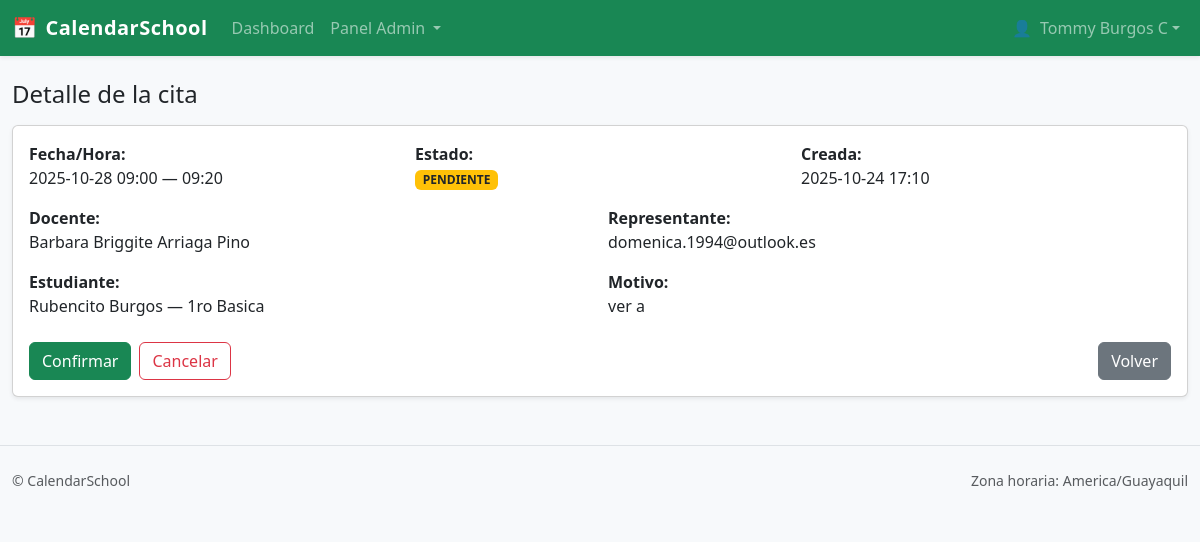
Page /panel/admin/citas/4/ (signed in) on the committed database.
### user/models.py (models this page shows, shortened)
class User(AbstractUser):
    cedula = models.CharField(
        max_length=20, unique=True, null=True, blank=True,
        validators=[RegexValidator(r"^\d{8,20}$", "Cédula inválida (8–20 dígitos).")]
    )
    email = models.EmailField(unique=True, null=True, blank=True)
    imgPerfil = models.ImageField(upload_to="users/", default="imageDefault.png")
    rol = models.ForeignKey("user.Rol", null=True, blank=True, on_delete=models.SET_NULL, related_name="usuarios")

### turnos/models.py (models this page shows, shortened)
class Cita(models.Model):
    docente = models.ForeignKey(
        PerfilDocente, on_delete=models.PROTECT, related_name="citas"
    )
    representante = models.ForeignKey(
        settings.AUTH_USER_MODEL, on_delete=models.PROTECT, related_name="citas"
    )
    curso_estudiante = models.CharField(max_length=100)   # p.ej. "8vo A", "2do BGU"
    nombre_estudiante = models.CharField(max_length=120)  # nombre del representado
    motivo = models.TextField()
    inicio = models.DateTimeField()
    fin = models.DateTimeField()
    estado = models.CharField(
        max_length=12, choices=EstadoCita.choices, default=EstadoCita.PENDIENTE
    )
    creada_en = models.DateTimeField(auto_now_add=True)
    cancelada_por = models.ForeignKey(
        settings.AUTH_USER_MODEL,
        null=True,
        blank=True,
        on_delete=models.SET_NULL,
        related_name="citas_canceladas",
    )
    motivo_cancelacion = models.CharField(max_length=255, blank=True)
    estudiante = models.ForeignKey(
        'turnos.Estudiante',
        null=True, blank=True,
        on_delete=models.SET_NULL,
        related_name="citas"
    )
    class Meta:
        verbose_name = "Cita"
        verbose_name_plural = "Citas"
        ordering = ("docente", "inicio")
        constraints = [
            models.UniqueConstraint(
                fields=["docente", "inicio", "fin"], name="unica_cita_docente_rango"
            ),
            models.CheckConstraint(
                check=models.Q(fin__gt=models.F("inicio")), name="cita_fin_gt_inicio"
            ),
        ]
        indexes = [
            models.Index(fields=["docente", "inicio"]),
            models.Index(fields=["estado"]),
            models.Index(fields=["inicio"]),
        ]

class PerfilDocente(models.Model):
    usuario = models.OneToOneField(
        settings.AUTH_USER_MODEL, on_delete=models.CASCADE, related_name="perfil_docente"
    )
    minutos_por_bloque = models.PositiveIntegerField(default=20)
    maximo_citas_diarias = models.PositiveIntegerField(null=True, blank=True)
    departamento = models.CharField(max_length=120, blank=True)
    telefono = models.CharField(max_length=30, blank=True)
    activo = models.BooleanField(default=True)
    class Meta:
        verbose_name = "Perfil de Docente"
        verbose_name_plural = "Perfiles de Docente"
        ordering = ["usuario__username"]

### user/decorators.py (the view)
        def _wrapped(request, *args, **kwargs):
            u = request.user
            if not u.is_authenticated:
                messages.error(request, "Debes iniciar sesión.")
                return redirect("login")
            if not getattr(u, "rol", None) or (u.rol and u.rol.nombre != nombre_rol):
                messages.error(request, "No tienes permisos para ver esta sección.")
                return redirect("dashboard")  # o a donde prefieras
            return view_func(request, *args, **kwargs)

### myApp/views.py (called while the page is built)
@requiere_rol("Administrador")
def cita_detalle_admin(request, pk):
    c = get_object_or_404(
        Cita.objects.select_related("docente__usuario","representante","estudiante"),
        pk=pk
    )
    return render(request, "cita_detalle.html", {"c": c})

### myApp/templates/cita_detalle.html (shortened to what this page needs)
{% extends "base.html" %}
{% block content %}
<h1 class="h4 mb-3">Detalle de la cita</h1>
<div class="card shadow-sm">
  <div class="card-body">
    <div class="row g-3">
      <div class="col-md-4"><strong>Fecha/Hora:</strong><br>{{ c.inicio|date:"Y-m-d H:i" }} — {{ c.fin|date:"H:i" }}</div>
      <div class="col-md-4"><strong>Estado:</strong><br>
        <span class="badge {% if c.estado == 'CONFIRMADA' %}bg-success{% elif c.estado == 'PENDIENTE' %}bg-warning text-dark{% else %}bg-secondary{% endif %}">{{ c.estado }}</span>
      </div>
      <div class="col-md-4"><strong>Creada:</strong><br>{{ c.creada_en|date:"Y-m-d H:i" }}</div>
      <div class="col-md-6"><strong>Docente:</strong><br>{{ c.docente.usuario.get_full_name|default:c.docente.usuario.username }}</div>
      <div class="col-md-6"><strong>Representante:</strong><br>{{ c.representante.email }}</div>
      <div class="col-md-6"><strong>Estudiante:</strong><br>{{ c.nombre_estudiante }}{% if c.curso_estudiante %} — {{ c.curso_estudiante }}{% endif %}</div>
      <div class="col-md-6"><strong>Motivo:</strong><br>{{ c.motivo|default:"—" }}</div>
    </div>
    <div class="mt-4 d-flex">
      {% if c.estado == 'PENDIENTE' %}
      <form method="post" action="{% url 'confirmar_cita_admin' c.pk %}" class="me-2">{% csrf_token %}
        <button class="btn btn-success">Confirmar</button>
      </form>
      {% endif %}
      {% if c.estado != 'CANCELADA' %}
      <form method="post" action="{% url 'cancelar_cita_admin' c.pk %}" class="me-2">{% csrf_token %}
        <button class="btn btn-outline-danger">Cancelar</button>
      </form>
      {% endif %}
      <a class="btn btn-secondary ms-auto" href="{% url 'dashboard_admin' %}">Volver</a>
    </div>
  </div>
</div>
{% endblock %}

### myApp/templates/base.html (shortened to what this page needs)
<!doctype html>
<html lang="es">
<head>
  <link href="https://cdn.jsdelivr.net/npm/bootstrap@5.3.3/dist/css/bootstrap.min.css" rel="stylesheet">
</head>
<body>
<nav class="navbar navbar-expand-lg navbar-dark bg-success shadow-sm">
  <div class="container container-narrow">
    <a class="navbar-brand d-flex align-items-center" href="{% url 'dashboard_admin' %}">
      <span class="me-2">📅</span> CalendarSchool
    </a>
    <div class="collapse navbar-collapse" id="mainNav">
      <ul class="navbar-nav me-auto mb-2 mb-lg-0">
        {% if request.user.is_authenticated %}
        <li class="nav-item">
          <a class="nav-link" href="{% url 'dashboard_admin' %}">Dashboard</a>
        </li>
        <li class="nav-item dropdown">
          <a class="nav-link dropdown-toggle" href="#" id="adminMenu" role="button" data-bs-toggle="dropdown" aria-expanded="false">
            Panel Admin
          </a>
        </li>
        {% endif %}
      </ul>
      <ul class="navbar-nav ms-auto mb-2 mb-lg-0">
        {% if request.user.is_authenticated %}
          <li class="nav-item dropdown">
            <a class="nav-link dropdown-toggle d-flex align-items-center" href="#" id="userMenu" role="button" data-bs-toggle="dropdown" aria-expanded="false">
              <span class="me-2">👤</span>
              <span class="d-none d-sm-inline">{{ request.user.get_full_name|default:request.user.email }}</span>
            </a>
          </li>
        {% else %}
          <li class="nav-item">
            <a class="nav-link" href="{% url 'login' %}">Iniciar sesión</a>
          </li>
        {% endif %}
      </ul>
    </div>
  </div>
</nav>
<main class="container container-narrow my-4">
  {% block content %}{% endblock %}
</main>
<footer class="border-top py-4 mt-5">
  <div class="container container-narrow text-muted small d-flex justify-content-between">
    <span>© {{ now|date:"Y" }} CalendarSchool</span>
    <span>Zona horaria: America/Guayaquil</span>
  </div>
</footer>
</body>
</html>

### myApp/templates/base.html (style rules this page uses)
body { background: #f7f9fb; }
.navbar-brand { letter-spacing:.5px; font-weight:600; }
.container-narrow { max-width: 1200px; }

### rows in the picture
User: user.get_full_name "Tommy Burgos C"
Cita: inicio "2025-10-28 09:00", fin "09:20", estado "PENDIENTE", creada_en "2025-10-24 17:10", docente.usuario.get_full_name "Barbara Briggite Arriaga Pino", representante.email "domenica.1994@outlook.es", nombre_estudiante "Rubencito Burgos", curso_estudiante "1ro Basica", motivo "ver a"
